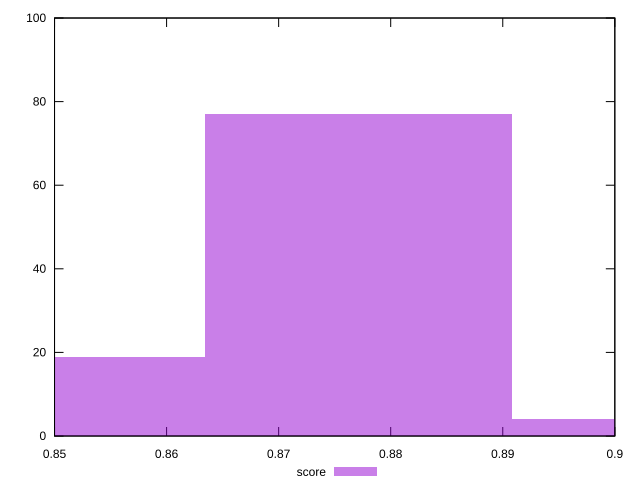

Recreate this plot in gnuplot.
reset

$score <<EOF
0.8771078531248669 77
0.8496982327147149 19
0.904517473535019 4
EOF

set key outside below
set boxwidth 0.027409620410152092
set xrange [0.85:0.9]
set yrange [0:100]
set trange [0:100]
set style fill transparent solid 0.5 noborder
set terminal svg size 640, 490 enhanced background rgb 'white'
set output "report_00011_2021-02-09T10:53:21.242Z/first-meaningful-paint/samples/pages+cached+noadtech+nomedia/score/histogram.svg"

plot $score title "score" with boxes

reset
